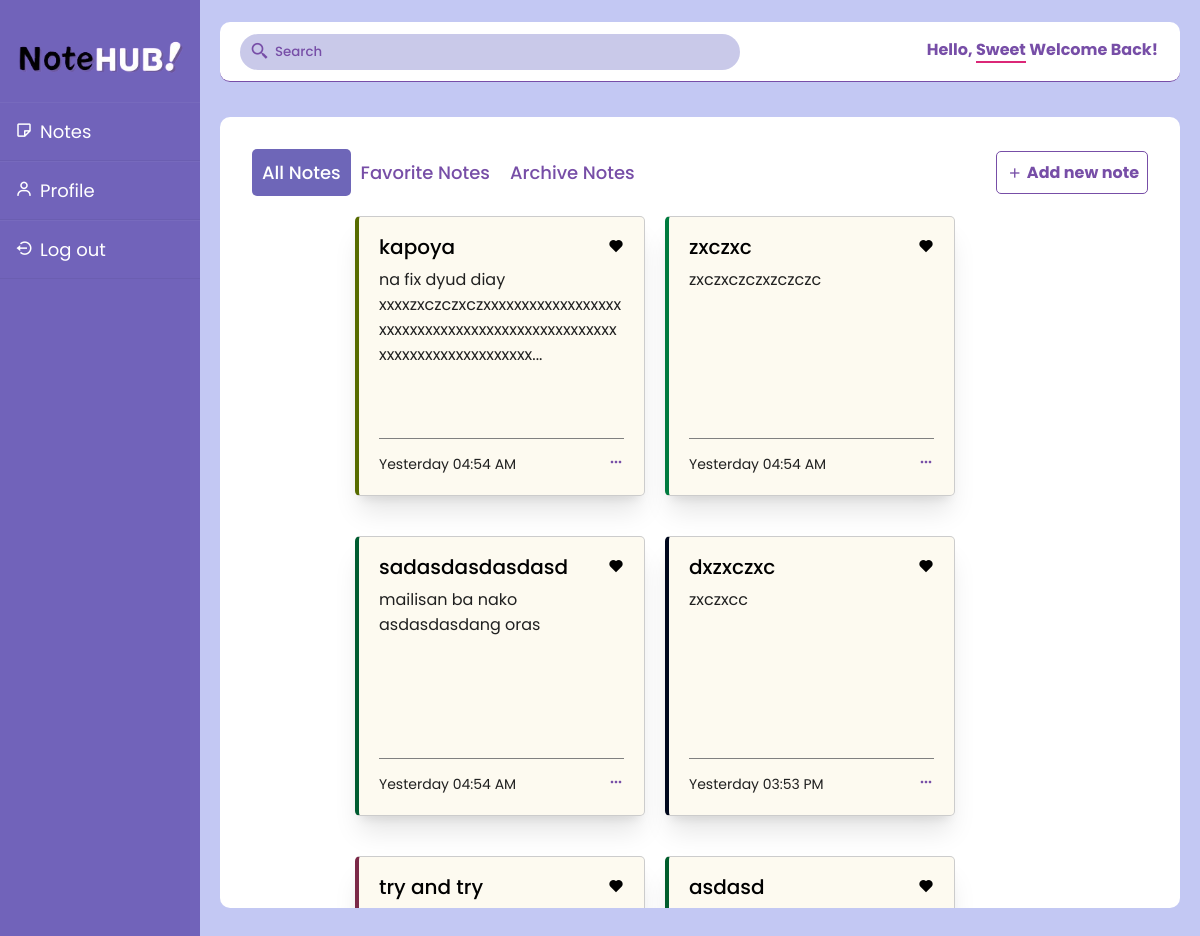
/adminnotes/dashboard.php (signed in), run on the app's committed database.
### tables this page shows
CREATE TABLE `note` (
  `note_id` int(50) NOT NULL,
  `user_id` int(11) NOT NULL,
  `title` varchar(200) NOT NULL,
  `description` text NOT NULL,
  `create_date` timestamp NOT NULL DEFAULT current_timestamp(),
  `update_at` timestamp NOT NULL DEFAULT current_timestamp()
);

### adminnotes/time.php (called while the page is built)
<?php
function formatUpdateTime($update_at) {
    $updated_time = strtotime($update_at);
    $current_time = time();
    $time_difference = $current_time - $updated_time;
    $hours_difference = floor($time_difference / (60 * 60));
    $days_difference = floor($time_difference / (60 * 60 * 24));
    $weeks_difference = floor($time_difference / (60 * 60 * 24 * 7));
    $is_new_day = date("Y-m-d", $updated_time) != date("Y-m-d", $current_time);
    if ($hours_difference < 5 && !$is_new_day) {
        return date("h:i A", $updated_time);
    } elseif ($is_new_day) {
        return "Yesterday " . date("h:i A", $updated_time);
    } elseif ($days_difference == 0) {
        return "Today " . date("h:i A", $updated_time);
    } elseif ($days_difference >= 2 && $days_difference < 7) {
        return date("l h:i A", $updated_time);
    } elseif ($weeks_difference < 1) {
        return date("F j, Y", $updated_time);
    } else {
        return date("F j, Y", $updated_time);
    }
}
?>

### adminnotes/dashboard.php (the view, shortened to what this page needs)
<!DOCTYPE html>
<html lang="en">
<head>
    <link rel="stylesheet" href="css/dashboard.css">
    <link rel="stylesheet" href="https://unpkg.com/boxicons@latest/css/boxicons.min.css">
</head>
<body>
    <div class="container">
        <?php include 'sidebar.php' ?>
        <div class="main-content">
        <?php
            include 'header.php';
            include 'time.php';
            $user_id = isset($_SESSION['user_id']) ? $_SESSION['user_id'] : null;
            ?>
            <div class="note-container">
            <div class="note-header">
            <?php include 'main_title.php' ?>
                    <li class="add-box">
                        <div class="add-icon">
                            <i class='bx bx-plus colored' style='color:#774ea7'></i>
                        </div>
                        <div class="add-text">
                            <p>Add new note</p>
                        </div>
                    </li>
                </div>
                <div class="note-wrapper">
                    <div class="note-card ">
                    <?php
include_once "database.php";
function getRandomDarkColor() {
    $brown = mt_rand(0, 255);
    $black = mt_rand(0, 255);
    $blue = mt_rand(0, 255);
    $reduceValue = mt_rand(80, 100);
    $brown = max(0, $brown - $reduceValue);
    $black = max(0, $black - $reduceValue);
    $blue = max(0, $blue - $reduceValue);
    $hexColor = sprintf("#%02x%02x%02x", $brown, $black, $blue);
    return $hexColor;
}
$sql = "SELECT * FROM note WHERE user_id = $user_id AND note_id NOT IN (SELECT note_id FROM archive)";
if ($stmt = $link->prepare($sql)) {
    if ($stmt->execute()) {
        $result = $stmt->get_result();
        if ($result->num_rows > 0) {
            while ($row = $result->fetch_assoc()) {
                $randomDarkColor = getRandomDarkColor();
                echo "<li class='note'
                style='border-inline-start-color: $randomDarkColor;
                cursor: pointer;
                '>";
                echo "<div class='details'>";
                echo "<div class='title-container'>";
                echo "<p class='title'>" . $row["title"] . "</p>";
                echo "<div class='heart-icon' data-note-id='" . $row["note_id"] . "'>";
                echo "<i class='bx bxs-heart'></i>";
                echo "</div>";
                echo "</div>";
                $description = $row["description"];
                if (strlen($description) > 100) {
                    $description = substr($description, 0, 100) . '...';
                }
                echo "<span class='description'>" . $description . "</span>";
                echo "</div>";
                echo "<div class='settings'>";
                echo "<div class='bottom-content'>";
                echo "<span>" . formatUpdateTime($row['update_at']) . "</span>";
                echo "<i class='bx bx-dots-horizontal-rounded' style='color:#774ea7'></i>";
                echo "</div>";
                echo "</div>";
                echo "</li>";
            }
        } else {
            echo "No notes found.";
        }
    } else {
        echo "Error executing the query: " . $stmt->error;
    }
} else {
    echo "Error in preparing statement: " . $link->error;
}
?>
                    </div>
                </div>
            </div>
        </div>
    </div>
</body>
</html>

### adminnotes/sidebar.php (shortened to what this page needs)
<!DOCTYPE html>
<html lang="en">
<head>
    <link rel="stylesheet" href="../css/dashboard.css">
    <link rel="stylesheet"
    href="https://unpkg.com/boxicons@latest/css/boxicons.min.css">
</head>
<body>
    <div class="sidebar">
        <img class="logoo" src="images/Logo2-removebg-preview.png" alt="">
        <ul>
            <li><a id="noteLink" href="dashboard.php"><i class='bx bx-note' style='color:#ffffff'></i>Notes</a></li>
            <li><a id="profileLink" href="profile.php"><i class='bx bx-user' style='color:#ffffff'></i>Profile</a></li>
            <li><a href="../index.php"><i class='bx bx-log-out-circle' style='color:#ffffff'></i>Log out</a></li>
        </ul>
    </div>
</body>
</html>

### adminnotes/header.php (shortened to what this page needs)
<!DOCTYPE html>
<html lang="en">
<head>
    <link rel="stylesheet" href="css/dashboard.css">
    <link rel="stylesheet"
    href="https://unpkg.com/boxicons@latest/css/boxicons.min.css">
</head>
<body>
<div class="header">
    <div class="search-bar-container">
        <div class="search-icon-container">
            <i class='bx bx-search-alt-2 search-icon' style='color:#774ea7; font-size: 20px; margin-top:4px'></i>
        </div>
        <input type="text" placeholder="Search" class="search-bar">
    </div>
    <?php
    echo '<div class="user">';
    if (isset($_SESSION['username'])) {
        echo "<p> Hello, <span style='text-transform: capitalize; border-bottom: 2px solid #db2777;' class='underline-decoration-sky-500 underline-30'>" . $_SESSION['username'] ."</span> Welcome Back!". "</p>";
    }
    echo '</div>';
?>
        </div>
</body>
</html>

### adminnotes/main_title.php (shortened to what this page needs)
<!DOCTYPE html>
<html lang="en">
<head>
</head>
<body>
    <div class="main-title">
        <div id="dashboardLink" class="all"><a href="dashboard.php">All Notes</a></div>
        <div id="favoriteLink" class="fav"><a href="favorite.php">Favorite Notes</a></div>
        <div id="archiveLink" class="arc"><a href="archive.php">Archive Notes</a></div>
    </div>
</body>
</html>

### css/dashboard.css (style rules this page uses)
* { margin: 0; padding: 0; font-family: "Poppins", sans-serif; box-sizing: border-box; list-style: none; text-decoration: none; }
body { background-color: #c3c8f3; }
.container .sidebar { position: fixed; width: 200px; height: 100%; background: rgba(113, 99, 186, 255); padding: 30px 0; }
.container .sidebar ul li { padding: 15px; border-bottom: 1px solid rgba(0, 0, 0, 0.05); border-top: 1px solid rgba(225, 225, 225, 0.05); }
.container .sidebar ul li a { color: rgb(255, 255, 255); display: block; font-size: 18px; }
.container .sidebar ul li a .bx { width: 25px; }
.container .main-content { flex: 1; margin-left: 200px; padding: 20px; }
.container .main-content .header { height: 60px; padding-left: 20px; padding-right: 10px; background: #ffffff; border-bottom: 1px solid #774ea7; display: flex; justify-content: center; border-radius: 10px; margin-top: 2px; margin-bottom: 35px; }
.sidebar .logoo { width: 180px; margin-left: 9px; }
.user { padding-top: 15px; margin-left: auto; color: #774ea7; font-weight: 700; padding-right: 12px; }
.search-bar-container { position: relative; display: flex; align-items: center; width: 500px; }
.search-bar { border: none; border-radius: 20px; padding: 8px 15px; background: #c9c9e9; width: 100%; padding-left: 35px; transition: box-shadow 0.3s; outline: none; }
.search-icon-container { position: absolute; left: 10px; top: 50%; transform: translateY(-50%); }
.search-icon { color: #774ea7; }
.search-bar::placeholder { color: #774ea7; font-weight: 500; }
.note-header { display: flex; align-items: center; justify-content: space-between; }
.main-title { margin: 0; padding: 0; list-style: none; display: flex; }
.add-box { display: flex; align-items: center; }
.add-icon { margin-right: 10px; }
.note-container { background: rgb(255, 255, 255); padding: 2rem; border-radius: 10px; max-height: calc(100vh - 60px); overflow-y: auto; margin-top: 0; }
.note-card { display: grid; grid-template-columns: repeat(auto-fill, 290px); grid-gap: 20px; padding: 20px; padding-right: 110px; height: 680px; justify-content: center; }
.note-card li { padding-top: 20px; height: 280px; list-style: none; border-left-width: 4px; box-shadow: 0 20px 25px -5px rgb(0 0 0 / 0.1), 0 8px 10px -6px rgb(0 0 0 / 0.1); background:#fdfaf0; border-radius: 5px; padding: 15px 20px 20px; }
.add-box { display: flex; align-items: center; border: 1px solid #774ea7; border-radius: 5px; padding: 8px; padding-left: 30px; position: relative; transition: border-color 0.3s, background-color 0.3s, color 0.3s; }
.add-icon { position: absolute; left: 10px; top: 35%; transform: translateY(-50%); }
.add-icon i { position: absolute; top: 0; left: 0; transition: opacity 0.3s; }
.add-icon .colored { z-index: 1; opacity: 1; }
.note { margin-bottom: 20px; padding: 10px; border: 1px solid #ccc; border-radius: 5px; }
.details { flex-grow: 1; }
.heart-icon { position: relative; cursor: pointer; float: right; }
.bxs-heart { position: absolute; top: 0; left: 0; display: none; }
.bxs-heart { position: relative; }
.add-box { display: flex; align-items: center; cursor: pointer; }
.add-icon { margin-right: 10px; color: #774ea7; font-weight: 700; padding-left: 7px; padding-top: 3px; }
.add-text p { margin: 0; color: #774ea7; font-weight: 700; }
.note p { font-size: 20px; font-weight: 500; }
.note span { color: rgb(32, 32, 32); font-size: 16px; display: block; margin-top: 5px; }
.bottom-content { display: flex; justify-content: space-between; align-items: center; margin-top: 10px; }
.bottom-content span { display: flex ; align-items: center; flex-direction: column; justify-content: space-between; float: left; font-size: 14px; }
.note .bottom-content { padding-top: 10px; border-top: 1px solid gray; }
.note-wrapper .note { display: flex; justify-content: space-between; flex-direction: column; }
.settings { position: relative; }

### adminnotes/dashboard.php (style rules this page uses)
.note { max-width: 100%; word-wrap: break-word; }
.title-container { display: flex; align-items: center; justify-content: space-between; }
.title { margin-right: 10px; }
.heart-icon { color: black; cursor: pointer; }

### adminnotes/main_title.php (style rules this page uses)
.main-title a { display: inline-block; padding: 10px 20px; text-decoration: none; color: black; transition: background-color 0.3s ease; }
.main-title .active a { background-color: #6E66B8ff; border-radius: 5px; color: white; }
.all a, .fav a, .arc a { padding: 10px; cursor: pointer; font-size: 18px; border-radius: 4px; font-weight: 500; color: #774ea7; }

### data on the page
note: title "kapoya", description "na fix dyud diay xxxxzxczczxczxxxxxxxxxxxxxxxxxxxxxxxxxxxxxxxxxxxxxxxxxxxxxxxxxxxxxxxxxxxxxxxxxxxxx...", update_at "Yesterday 04:54 AM"
note: title "zxczxc", description "zxczxczczxzczczc", update_at "Yesterday 04:54 AM"
note: title "sadasdasdasdasd", description "mailisan ba nako asdasdasdang oras", update_at "Yesterday 04:54 AM"
note: title "dxzxczxc", description "zxczxcc", update_at "Yesterday 03:53 PM"
note: title "try and try"
note: title "asdasd"

### other printed values
$_SESSION['username'] "Sweet"
